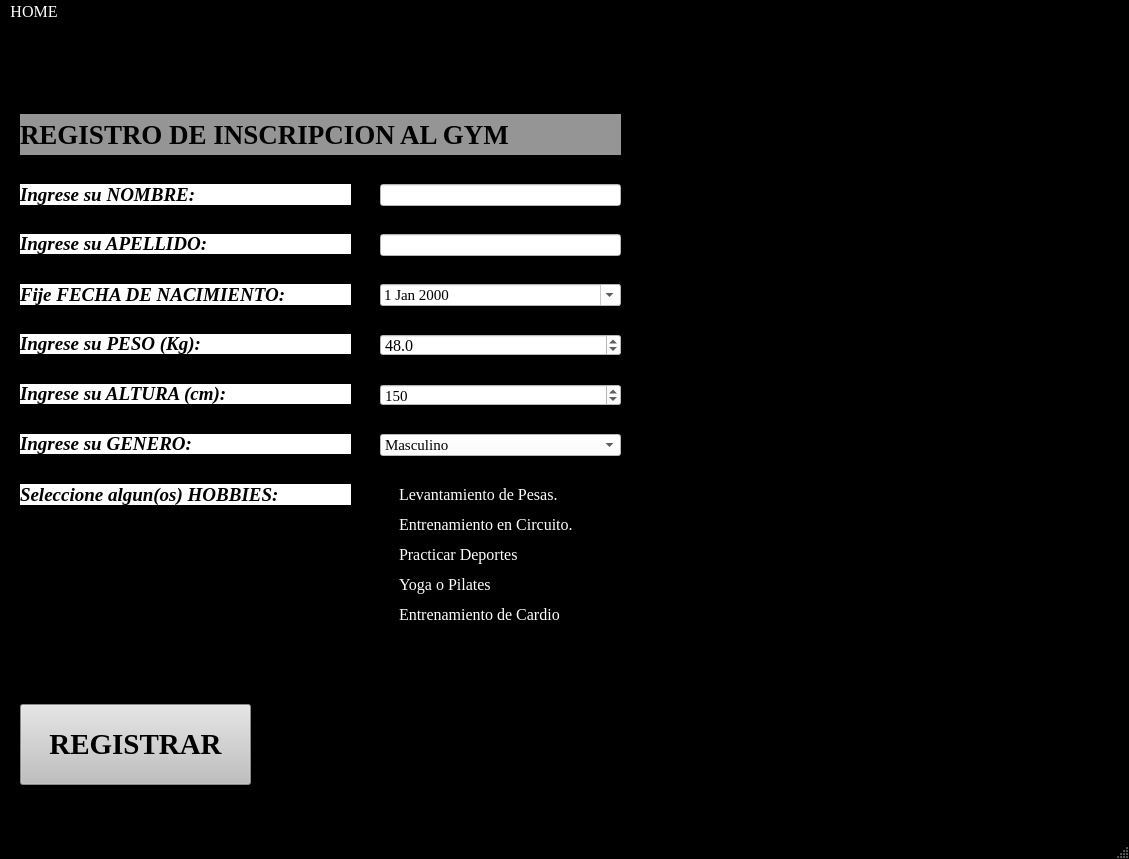
<?xml version="1.0" encoding="UTF-8"?>
<ui version="4.0">
 <class>MainWindow</class>
 <widget class="QMainWindow" name="MainWindow">
  <property name="geometry">
   <rect>
    <x>0</x>
    <y>0</y>
    <width>1129</width>
    <height>859</height>
   </rect>
  </property>
  <property name="palette">
   <palette>
    <active>
     <colorrole role="WindowText">
      <brush brushstyle="SolidPattern">
       <color alpha="255">
        <red>255</red>
        <green>255</green>
        <blue>255</blue>
       </color>
      </brush>
     </colorrole>
     <colorrole role="Button">
      <brush brushstyle="SolidPattern">
       <color alpha="255">
        <red>0</red>
        <green>0</green>
        <blue>0</blue>
       </color>
      </brush>
     </colorrole>
     <colorrole role="Light">
      <brush brushstyle="SolidPattern">
       <color alpha="255">
        <red>0</red>
        <green>0</green>
        <blue>0</blue>
       </color>
      </brush>
     </colorrole>
     <colorrole role="Midlight">
      <brush brushstyle="SolidPattern">
       <color alpha="255">
        <red>0</red>
        <green>0</green>
        <blue>0</blue>
       </color>
      </brush>
     </colorrole>
     <colorrole role="Dark">
      <brush brushstyle="SolidPattern">
       <color alpha="255">
        <red>0</red>
        <green>0</green>
        <blue>0</blue>
       </color>
      </brush>
     </colorrole>
     <colorrole role="Mid">
      <brush brushstyle="SolidPattern">
       <color alpha="255">
        <red>0</red>
        <green>0</green>
        <blue>0</blue>
       </color>
      </brush>
     </colorrole>
     <colorrole role="Text">
      <brush brushstyle="SolidPattern">
       <color alpha="255">
        <red>255</red>
        <green>255</green>
        <blue>255</blue>
       </color>
      </brush>
     </colorrole>
     <colorrole role="BrightText">
      <brush brushstyle="SolidPattern">
       <color alpha="255">
        <red>255</red>
        <green>255</green>
        <blue>255</blue>
       </color>
      </brush>
     </colorrole>
     <colorrole role="ButtonText">
      <brush brushstyle="SolidPattern">
       <color alpha="255">
        <red>255</red>
        <green>255</green>
        <blue>255</blue>
       </color>
      </brush>
     </colorrole>
     <colorrole role="Base">
      <brush brushstyle="SolidPattern">
       <color alpha="255">
        <red>0</red>
        <green>0</green>
        <blue>0</blue>
       </color>
      </brush>
     </colorrole>
     <colorrole role="Window">
      <brush brushstyle="SolidPattern">
       <color alpha="255">
        <red>0</red>
        <green>0</green>
        <blue>0</blue>
       </color>
      </brush>
     </colorrole>
     <colorrole role="Shadow">
      <brush brushstyle="SolidPattern">
       <color alpha="255">
        <red>0</red>
        <green>0</green>
        <blue>0</blue>
       </color>
      </brush>
     </colorrole>
     <colorrole role="AlternateBase">
      <brush brushstyle="SolidPattern">
       <color alpha="255">
        <red>0</red>
        <green>0</green>
        <blue>0</blue>
       </color>
      </brush>
     </colorrole>
     <colorrole role="ToolTipBase">
      <brush brushstyle="SolidPattern">
       <color alpha="255">
        <red>255</red>
        <green>255</green>
        <blue>220</blue>
       </color>
      </brush>
     </colorrole>
     <colorrole role="ToolTipText">
      <brush brushstyle="SolidPattern">
       <color alpha="255">
        <red>0</red>
        <green>0</green>
        <blue>0</blue>
       </color>
      </brush>
     </colorrole>
    </active>
    <inactive>
     <colorrole role="WindowText">
      <brush brushstyle="SolidPattern">
       <color alpha="255">
        <red>255</red>
        <green>255</green>
        <blue>255</blue>
       </color>
      </brush>
     </colorrole>
     <colorrole role="Button">
      <brush brushstyle="SolidPattern">
       <color alpha="255">
        <red>0</red>
        <green>0</green>
        <blue>0</blue>
       </color>
      </brush>
     </colorrole>
     <colorrole role="Light">
      <brush brushstyle="SolidPattern">
       <color alpha="255">
        <red>0</red>
        <green>0</green>
        <blue>0</blue>
       </color>
      </brush>
     </colorrole>
     <colorrole role="Midlight">
      <brush brushstyle="SolidPattern">
       <color alpha="255">
        <red>0</red>
        <green>0</green>
        <blue>0</blue>
       </color>
      </brush>
     </colorrole>
     <colorrole role="Dark">
      <brush brushstyle="SolidPattern">
       <color alpha="255">
        <red>0</red>
        <green>0</green>
        <blue>0</blue>
       </color>
      </brush>
     </colorrole>
     <colorrole role="Mid">
      <brush brushstyle="SolidPattern">
       <color alpha="255">
        <red>0</red>
        <green>0</green>
        <blue>0</blue>
       </color>
      </brush>
     </colorrole>
     <colorrole role="Text">
      <brush brushstyle="SolidPattern">
       <color alpha="255">
        <red>255</red>
        <green>255</green>
        <blue>255</blue>
       </color>
      </brush>
     </colorrole>
     <colorrole role="BrightText">
      <brush brushstyle="SolidPattern">
       <color alpha="255">
        <red>255</red>
        <green>255</green>
        <blue>255</blue>
       </color>
      </brush>
     </colorrole>
     <colorrole role="ButtonText">
      <brush brushstyle="SolidPattern">
       <color alpha="255">
        <red>255</red>
        <green>255</green>
        <blue>255</blue>
       </color>
      </brush>
     </colorrole>
     <colorrole role="Base">
      <brush brushstyle="SolidPattern">
       <color alpha="255">
        <red>0</red>
        <green>0</green>
        <blue>0</blue>
       </color>
      </brush>
     </colorrole>
     <colorrole role="Window">
      <brush brushstyle="SolidPattern">
       <color alpha="255">
        <red>0</red>
        <green>0</green>
        <blue>0</blue>
       </color>
      </brush>
     </colorrole>
     <colorrole role="Shadow">
      <brush brushstyle="SolidPattern">
       <color alpha="255">
        <red>0</red>
        <green>0</green>
        <blue>0</blue>
       </color>
      </brush>
     </colorrole>
     <colorrole role="AlternateBase">
      <brush brushstyle="SolidPattern">
       <color alpha="255">
        <red>0</red>
        <green>0</green>
        <blue>0</blue>
       </color>
      </brush>
     </colorrole>
     <colorrole role="ToolTipBase">
      <brush brushstyle="SolidPattern">
       <color alpha="255">
        <red>255</red>
        <green>255</green>
        <blue>220</blue>
       </color>
      </brush>
     </colorrole>
     <colorrole role="ToolTipText">
      <brush brushstyle="SolidPattern">
       <color alpha="255">
        <red>0</red>
        <green>0</green>
        <blue>0</blue>
       </color>
      </brush>
     </colorrole>
    </inactive>
    <disabled>
     <colorrole role="WindowText">
      <brush brushstyle="SolidPattern">
       <color alpha="255">
        <red>0</red>
        <green>0</green>
        <blue>0</blue>
       </color>
      </brush>
     </colorrole>
     <colorrole role="Button">
      <brush brushstyle="SolidPattern">
       <color alpha="255">
        <red>0</red>
        <green>0</green>
        <blue>0</blue>
       </color>
      </brush>
     </colorrole>
     <colorrole role="Light">
      <brush brushstyle="SolidPattern">
       <color alpha="255">
        <red>0</red>
        <green>0</green>
        <blue>0</blue>
       </color>
      </brush>
     </colorrole>
     <colorrole role="Midlight">
      <brush brushstyle="SolidPattern">
       <color alpha="255">
        <red>0</red>
        <green>0</green>
        <blue>0</blue>
       </color>
      </brush>
     </colorrole>
     <colorrole role="Dark">
      <brush brushstyle="SolidPattern">
       <color alpha="255">
        <red>0</red>
        <green>0</green>
        <blue>0</blue>
       </color>
      </brush>
     </colorrole>
     <colorrole role="Mid">
      <brush brushstyle="SolidPattern">
       <color alpha="255">
        <red>0</red>
        <green>0</green>
        <blue>0</blue>
       </color>
      </brush>
     </colorrole>
     <colorrole role="Text">
      <brush brushstyle="SolidPattern">
       <color alpha="255">
        <red>0</red>
        <green>0</green>
        <blue>0</blue>
       </color>
      </brush>
     </colorrole>
     <colorrole role="BrightText">
      <brush brushstyle="SolidPattern">
       <color alpha="255">
        <red>255</red>
        <green>255</green>
        <blue>255</blue>
       </color>
      </brush>
     </colorrole>
     <colorrole role="ButtonText">
      <brush brushstyle="SolidPattern">
       <color alpha="255">
        <red>0</red>
        <green>0</green>
        <blue>0</blue>
       </color>
      </brush>
     </colorrole>
     <colorrole role="Base">
      <brush brushstyle="SolidPattern">
       <color alpha="255">
        <red>0</red>
        <green>0</green>
        <blue>0</blue>
       </color>
      </brush>
     </colorrole>
     <colorrole role="Window">
      <brush brushstyle="SolidPattern">
       <color alpha="255">
        <red>0</red>
        <green>0</green>
        <blue>0</blue>
       </color>
      </brush>
     </colorrole>
     <colorrole role="Shadow">
      <brush brushstyle="SolidPattern">
       <color alpha="255">
        <red>0</red>
        <green>0</green>
        <blue>0</blue>
       </color>
      </brush>
     </colorrole>
     <colorrole role="AlternateBase">
      <brush brushstyle="SolidPattern">
       <color alpha="255">
        <red>0</red>
        <green>0</green>
        <blue>0</blue>
       </color>
      </brush>
     </colorrole>
     <colorrole role="ToolTipBase">
      <brush brushstyle="SolidPattern">
       <color alpha="255">
        <red>255</red>
        <green>255</green>
        <blue>220</blue>
       </color>
      </brush>
     </colorrole>
     <colorrole role="ToolTipText">
      <brush brushstyle="SolidPattern">
       <color alpha="255">
        <red>0</red>
        <green>0</green>
        <blue>0</blue>
       </color>
      </brush>
     </colorrole>
    </disabled>
   </palette>
  </property>
  <property name="font">
   <font>
    <family>Times New Roman</family>
    <pointsize>12</pointsize>
   </font>
  </property>
  <property name="windowTitle">
   <string>Menu de Registro</string>
  </property>
  <widget class="QWidget" name="centralwidget">
   <widget class="QLabel" name="LTitulo">
    <property name="geometry">
     <rect>
      <x>20</x>
      <y>90</y>
      <width>601</width>
      <height>41</height>
     </rect>
    </property>
    <property name="font">
     <font>
      <family>Times New Roman</family>
      <pointsize>20</pointsize>
      <weight>75</weight>
      <bold>true</bold>
     </font>
    </property>
    <property name="styleSheet">
     <string notr="true">background-color: rgb(170, 255, 255);
background-color: rgb(149, 149, 149);</string>
    </property>
    <property name="text">
     <string>REGISTRO DE INSCRIPCION AL GYM</string>
    </property>
   </widget>
   <widget class="QLabel" name="LIngreseNombre">
    <property name="geometry">
     <rect>
      <x>20</x>
      <y>160</y>
      <width>331</width>
      <height>21</height>
     </rect>
    </property>
    <property name="font">
     <font>
      <family>Times New Roman</family>
      <pointsize>14</pointsize>
      <weight>75</weight>
      <italic>true</italic>
      <bold>true</bold>
     </font>
    </property>
    <property name="styleSheet">
     <string notr="true">background-color: rgb(255, 255, 255);</string>
    </property>
    <property name="text">
     <string>Ingrese su NOMBRE:</string>
    </property>
    <property name="scaledContents">
     <bool>true</bool>
    </property>
   </widget>
   <widget class="QLineEdit" name="LENombre">
    <property name="geometry">
     <rect>
      <x>380</x>
      <y>160</y>
      <width>241</width>
      <height>22</height>
     </rect>
    </property>
    <property name="font">
     <font>
      <family>Times New Roman</family>
      <pointsize>12</pointsize>
      <weight>75</weight>
      <bold>true</bold>
     </font>
    </property>
    <property name="styleSheet">
     <string notr="true">background-color: rgb(255, 255, 255);</string>
    </property>
   </widget>
   <widget class="QLabel" name="LIngreseApellido">
    <property name="geometry">
     <rect>
      <x>20</x>
      <y>210</y>
      <width>331</width>
      <height>20</height>
     </rect>
    </property>
    <property name="font">
     <font>
      <family>Times New Roman</family>
      <pointsize>14</pointsize>
      <weight>75</weight>
      <italic>true</italic>
      <bold>true</bold>
     </font>
    </property>
    <property name="styleSheet">
     <string notr="true">background-color: rgb(255, 255, 255);</string>
    </property>
    <property name="text">
     <string>Ingrese su APELLIDO:</string>
    </property>
    <property name="scaledContents">
     <bool>true</bool>
    </property>
   </widget>
   <widget class="QLineEdit" name="LEApellido">
    <property name="geometry">
     <rect>
      <x>380</x>
      <y>210</y>
      <width>241</width>
      <height>22</height>
     </rect>
    </property>
    <property name="font">
     <font>
      <family>Times New Roman</family>
      <pointsize>12</pointsize>
      <weight>75</weight>
      <bold>true</bold>
     </font>
    </property>
    <property name="styleSheet">
     <string notr="true">background-color: rgb(255, 255, 255);</string>
    </property>
   </widget>
   <widget class="QLabel" name="LFechaNacimiento">
    <property name="geometry">
     <rect>
      <x>20</x>
      <y>260</y>
      <width>331</width>
      <height>21</height>
     </rect>
    </property>
    <property name="font">
     <font>
      <family>Times New Roman</family>
      <pointsize>14</pointsize>
      <weight>75</weight>
      <italic>true</italic>
      <bold>true</bold>
     </font>
    </property>
    <property name="styleSheet">
     <string notr="true">background-color: rgb(255, 255, 255);</string>
    </property>
    <property name="text">
     <string>Fije FECHA DE NACIMIENTO:</string>
    </property>
    <property name="scaledContents">
     <bool>true</bool>
    </property>
   </widget>
   <widget class="QDateEdit" name="DENacimiento">
    <property name="geometry">
     <rect>
      <x>380</x>
      <y>260</y>
      <width>241</width>
      <height>22</height>
     </rect>
    </property>
    <property name="font">
     <font>
      <family>Times New Roman</family>
      <pointsize>11</pointsize>
      <weight>50</weight>
      <bold>false</bold>
     </font>
    </property>
    <property name="styleSheet">
     <string notr="true">background-color: rgb(255, 255, 255);</string>
    </property>
    <property name="maximumDate">
     <date>
      <year>2005</year>
      <month>1</month>
      <day>1</day>
     </date>
    </property>
    <property name="minimumDate">
     <date>
      <year>1940</year>
      <month>12</month>
      <day>31</day>
     </date>
    </property>
    <property name="calendarPopup">
     <bool>true</bool>
    </property>
   </widget>
   <widget class="QLabel" name="LPeso">
    <property name="geometry">
     <rect>
      <x>20</x>
      <y>310</y>
      <width>331</width>
      <height>20</height>
     </rect>
    </property>
    <property name="font">
     <font>
      <family>Times New Roman</family>
      <pointsize>14</pointsize>
      <weight>75</weight>
      <italic>true</italic>
      <bold>true</bold>
     </font>
    </property>
    <property name="styleSheet">
     <string notr="true">background-color: rgb(255, 255, 255);</string>
    </property>
    <property name="text">
     <string>Ingrese su PESO (Kg):</string>
    </property>
    <property name="scaledContents">
     <bool>true</bool>
    </property>
   </widget>
   <widget class="QDoubleSpinBox" name="DEBPeso">
    <property name="geometry">
     <rect>
      <x>380</x>
      <y>310</y>
      <width>241</width>
      <height>22</height>
     </rect>
    </property>
    <property name="font">
     <font>
      <family>Times New Roman</family>
      <pointsize>12</pointsize>
      <weight>50</weight>
      <bold>false</bold>
     </font>
    </property>
    <property name="styleSheet">
     <string notr="true">background-color: rgb(255, 255, 255);</string>
    </property>
    <property name="decimals">
     <number>1</number>
    </property>
    <property name="minimum">
     <double>45.000000000000000</double>
    </property>
    <property name="maximum">
     <double>250.000000000000000</double>
    </property>
    <property name="singleStep">
     <double>1.000000000000000</double>
    </property>
    <property name="value">
     <double>48.000000000000000</double>
    </property>
   </widget>
   <widget class="QLabel" name="LAltura">
    <property name="geometry">
     <rect>
      <x>20</x>
      <y>360</y>
      <width>331</width>
      <height>20</height>
     </rect>
    </property>
    <property name="font">
     <font>
      <family>Times New Roman</family>
      <pointsize>14</pointsize>
      <weight>75</weight>
      <italic>true</italic>
      <bold>true</bold>
     </font>
    </property>
    <property name="styleSheet">
     <string notr="true">background-color: rgb(85, 255, 255);
background-color: rgb(255, 255, 255);</string>
    </property>
    <property name="text">
     <string>Ingrese su ALTURA (cm):</string>
    </property>
    <property name="scaledContents">
     <bool>true</bool>
    </property>
   </widget>
   <widget class="QLabel" name="lGenero">
    <property name="geometry">
     <rect>
      <x>20</x>
      <y>410</y>
      <width>331</width>
      <height>20</height>
     </rect>
    </property>
    <property name="font">
     <font>
      <family>Times New Roman</family>
      <pointsize>14</pointsize>
      <weight>75</weight>
      <italic>true</italic>
      <bold>true</bold>
     </font>
    </property>
    <property name="styleSheet">
     <string notr="true">background-color: rgb(85, 255, 255);
background-color: rgb(255, 255, 255);</string>
    </property>
    <property name="text">
     <string>Ingrese su GENERO:</string>
    </property>
    <property name="scaledContents">
     <bool>true</bool>
    </property>
   </widget>
   <widget class="QComboBox" name="CBGenero">
    <property name="geometry">
     <rect>
      <x>380</x>
      <y>410</y>
      <width>241</width>
      <height>22</height>
     </rect>
    </property>
    <property name="font">
     <font>
      <family>Times New Roman</family>
      <pointsize>11</pointsize>
      <weight>50</weight>
      <bold>false</bold>
     </font>
    </property>
    <property name="styleSheet">
     <string notr="true">background-color: rgb(255, 255, 255);</string>
    </property>
    <item>
     <property name="text">
      <string>Masculino</string>
     </property>
    </item>
    <item>
     <property name="text">
      <string>Femenino</string>
     </property>
    </item>
    <item>
     <property name="text">
      <string>No Binario</string>
     </property>
    </item>
    <item>
     <property name="text">
      <string>Otro</string>
     </property>
    </item>
   </widget>
   <widget class="QSpinBox" name="SBAltura">
    <property name="geometry">
     <rect>
      <x>380</x>
      <y>360</y>
      <width>241</width>
      <height>22</height>
     </rect>
    </property>
    <property name="font">
     <font>
      <family>Times New Roman</family>
      <pointsize>11</pointsize>
      <weight>50</weight>
      <bold>false</bold>
     </font>
    </property>
    <property name="styleSheet">
     <string notr="true">background-color: rgb(255, 255, 255);</string>
    </property>
    <property name="minimum">
     <number>100</number>
    </property>
    <property name="maximum">
     <number>300</number>
    </property>
    <property name="value">
     <number>150</number>
    </property>
   </widget>
   <widget class="QLabel" name="LGenero">
    <property name="geometry">
     <rect>
      <x>20</x>
      <y>460</y>
      <width>331</width>
      <height>21</height>
     </rect>
    </property>
    <property name="font">
     <font>
      <family>Times New Roman</family>
      <pointsize>14</pointsize>
      <weight>75</weight>
      <italic>true</italic>
      <bold>true</bold>
     </font>
    </property>
    <property name="styleSheet">
     <string notr="true">
background-color: rgb(255, 255, 255);</string>
    </property>
    <property name="text">
     <string>Seleccione algun(os) HOBBIES:</string>
    </property>
    <property name="scaledContents">
     <bool>true</bool>
    </property>
   </widget>
   <widget class="QLabel" name="LLogo">
    <property name="geometry">
     <rect>
      <x>630</x>
      <y>10</y>
      <width>471</width>
      <height>171</height>
     </rect>
    </property>
    <property name="text">
     <string/>
    </property>
    <property name="pixmap">
     <pixmap>Logo.png</pixmap>
    </property>
    <property name="scaledContents">
     <bool>true</bool>
    </property>
   </widget>
   <widget class="QLabel" name="LimagenGym">
    <property name="geometry">
     <rect>
      <x>640</x>
      <y>510</y>
      <width>441</width>
      <height>251</height>
     </rect>
    </property>
    <property name="styleSheet">
     <string notr="true">border-color: rgb(255, 255, 255);
gridline-color: rgb(255, 255, 255);</string>
    </property>
    <property name="text">
     <string/>
    </property>
    <property name="pixmap">
     <pixmap>Gym.jpg</pixmap>
    </property>
    <property name="scaledContents">
     <bool>true</bool>
    </property>
   </widget>
   <widget class="QPushButton" name="PBRegistrar">
    <property name="geometry">
     <rect>
      <x>20</x>
      <y>680</y>
      <width>231</width>
      <height>81</height>
     </rect>
    </property>
    <property name="font">
     <font>
      <family>Times New Roman</family>
      <pointsize>22</pointsize>
      <weight>75</weight>
      <bold>true</bold>
     </font>
    </property>
    <property name="styleSheet">
     <string notr="true">background-color: rgb(191, 191, 191);</string>
    </property>
    <property name="text">
     <string>REGISTRAR</string>
    </property>
   </widget>
   <widget class="QCheckBox" name="CBLevantaPesa">
    <property name="geometry">
     <rect>
      <x>380</x>
      <y>450</y>
      <width>241</width>
      <height>41</height>
     </rect>
    </property>
    <property name="text">
     <string>Levantamiento de Pesas.</string>
    </property>
   </widget>
   <widget class="QCheckBox" name="CBEntrenaCircuito">
    <property name="geometry">
     <rect>
      <x>380</x>
      <y>490</y>
      <width>231</width>
      <height>20</height>
     </rect>
    </property>
    <property name="text">
     <string>Entrenamiento en Circuito.</string>
    </property>
   </widget>
   <widget class="QCheckBox" name="CBPracticaDeportes">
    <property name="geometry">
     <rect>
      <x>380</x>
      <y>520</y>
      <width>231</width>
      <height>20</height>
     </rect>
    </property>
    <property name="text">
     <string>Practicar Deportes</string>
    </property>
   </widget>
   <widget class="QCheckBox" name="CBYoga">
    <property name="geometry">
     <rect>
      <x>380</x>
      <y>550</y>
      <width>161</width>
      <height>20</height>
     </rect>
    </property>
    <property name="text">
     <string>Yoga o Pilates</string>
    </property>
   </widget>
   <widget class="QCheckBox" name="CBEntrenamientoCardio">
    <property name="geometry">
     <rect>
      <x>380</x>
      <y>580</y>
      <width>221</width>
      <height>20</height>
     </rect>
    </property>
    <property name="text">
     <string>Entrenamiento de Cardio</string>
    </property>
   </widget>
  </widget>
  <widget class="QMenuBar" name="menubar">
   <property name="geometry">
    <rect>
     <x>0</x>
     <y>0</y>
     <width>1129</width>
     <height>26</height>
    </rect>
   </property>
   <widget class="QMenu" name="HOME">
    <property name="font">
     <font>
      <family>Times New Roman</family>
      <pointsize>10</pointsize>
      <weight>75</weight>
      <bold>true</bold>
     </font>
    </property>
    <property name="title">
     <string>HOME</string>
    </property>
    <property name="separatorsCollapsible">
     <bool>false</bool>
    </property>
    <property name="toolTipsVisible">
     <bool>false</bool>
    </property>
   </widget>
   <addaction name="HOME"/>
  </widget>
  <widget class="QStatusBar" name="statusbar"/>
 </widget>
 <resources/>
 <connections/>
</ui>
